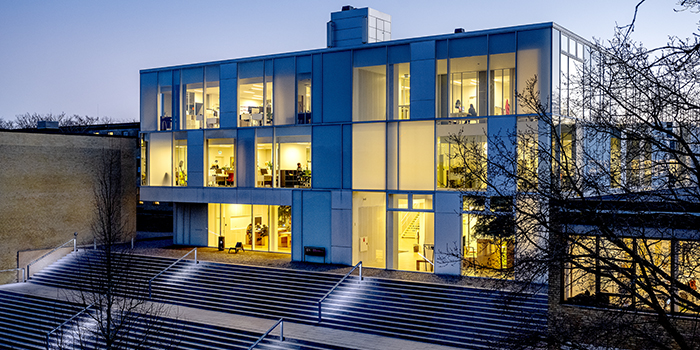
#> input picture DTU_700x350.jpg, 700 x 350 px
$ python blocks_corrected.py
#> lines starting #> are read from the running program, lines starting #| are printed output that depends on the picture
#> further down, DTU_image is the input picture: shape (350, 700, 3); mean R, G, B 100.3, 105.4, 112.6
#%%
import numpy as np
import matplotlib.pyplot as plt
import PIL.Image

def divide_image(image, blocks_shape):
    '''Divides image into blocks of shape blocks_shape = (H, W)'''
#> called with blocks_shape = (5, 6)
    H, W = blocks_shape
    h, w, l = image.shape
#> h = 350; w = 700; l = 3
    bH = h // H
#> bH = 70
    bW = w // W
#> bW = 116
    blocks = np.empty(blocks_shape + (bH, bW, l), dtype=image.dtype)
    for i in range(H):
        for j in range(W):
            blocks[i, j] = image[i * bH : (i + 1) * bH, j * bW : (j + 1) * bW]
    return blocks

def join_image(blocks, status):
    '''Joins image block according to the status matrix.'''
    H, W, bH, bW, l = blocks.shape
    h = bH * H
    w = bW * W

    image = np.zeros((h, w, l), dtype=blocks.dtype)
    for i in range(H):
        for j in range(W):
            b = status[i, j]
            bi = b//W
            bj = b%W
            image[i * bH : (i + 1) * bH, j * bW : (j + 1) * bW] = blocks[bi, bj]
    return image

def shuffle_status(status):
    '''Shuffles elements of the status matrix.'''
    status = np.random.permutation(status.ravel()).reshape(status.shape)
    return status

def initiate_status(blocks_shape):
    '''Initiates status matrix acoording to the blocks shape = (H, M).'''
    H, W = blocks_shape
    status = np.arange(H*W).reshape((H, W))
    return status


#%% Testing the functions

filename = 'DTU_700x350.jpg'
DTU_image = np.array(PIL.Image.open(filename))
H, W  = (5, 6)  # blocks shape
blocks = divide_image(DTU_image, (H, W))

#  Showing blocks
fig, ax = plt.subplots(H, W)
for i in range(H):
    for j in range(W):
        ax[i][j].imshow(blocks[i][j])
plt.show()
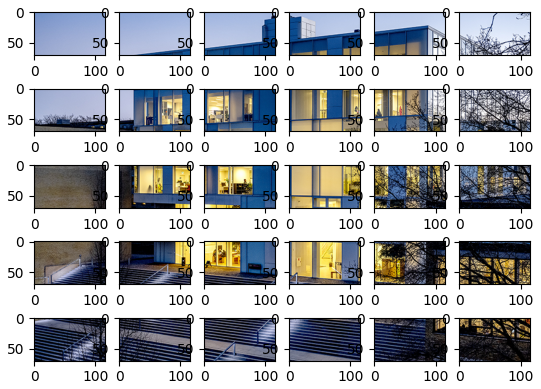
#> figure drawn by matplotlib, 30 panels

status0 = initiate_status((H, W))
image0 = join_image(blocks, status0)
#> after the loop in join_image, `for i in range(H):`:
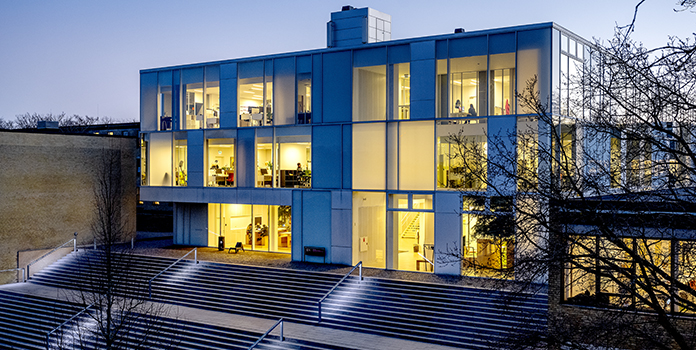
#> image: shape (350, 696, 3); mean of channels 0, 1, 2 100.4, 105.4, 112.7; drawn as R, G, B

fig, ax = plt.subplots()
ax.imshow(image0)
plt.show()

status = shuffle_status(status0)
image = join_image(blocks, status)
#> after the loop in join_image (call 2), `for i in range(H):`:
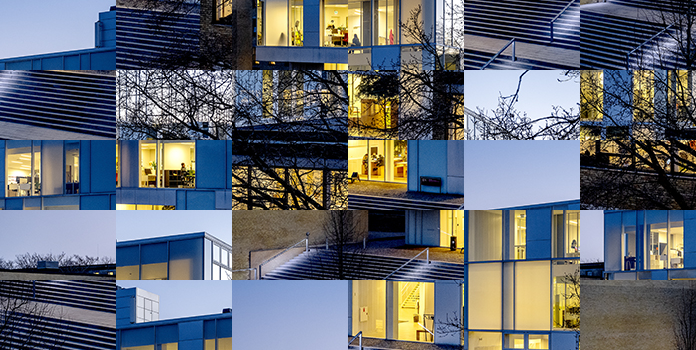
#> image: shape (350, 696, 3); mean of channels 0, 1, 2 100.4, 105.4, 112.7; drawn as R, G, B

#%%

def display_status(ax, status, blocks_shape):
#> called with status = array of shape (5, 6), blocks_shape = (5, 6, 70, 116, 3)
    H, W, bH, bW, l = blocks_shape
    for i in range(H):
        for j in range(W):
            x = j * bW + bW / 2
            y = i * bH + bH / 2
            nr = str(status[i, j])
            ax.text(x, y, nr,
                    horizontalalignment='center', verticalalignment='center',
                    fontsize=20, color='r')  #  backgroundcolor='w')


fig, ax = plt.subplots()
ax.imshow(image)
display_status(ax, status, blocks.shape)
print(ax.texts)

plt.show()


# %%
